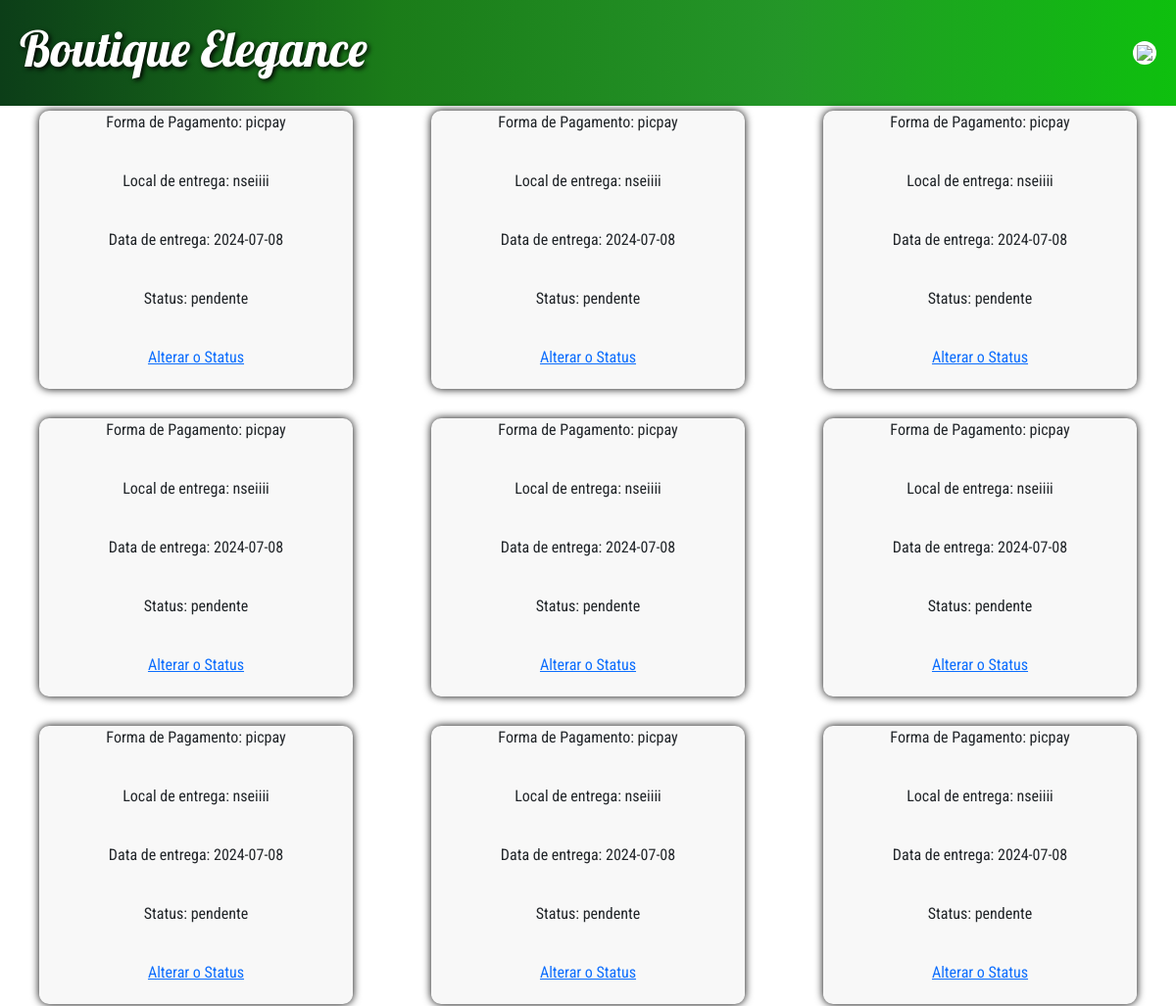
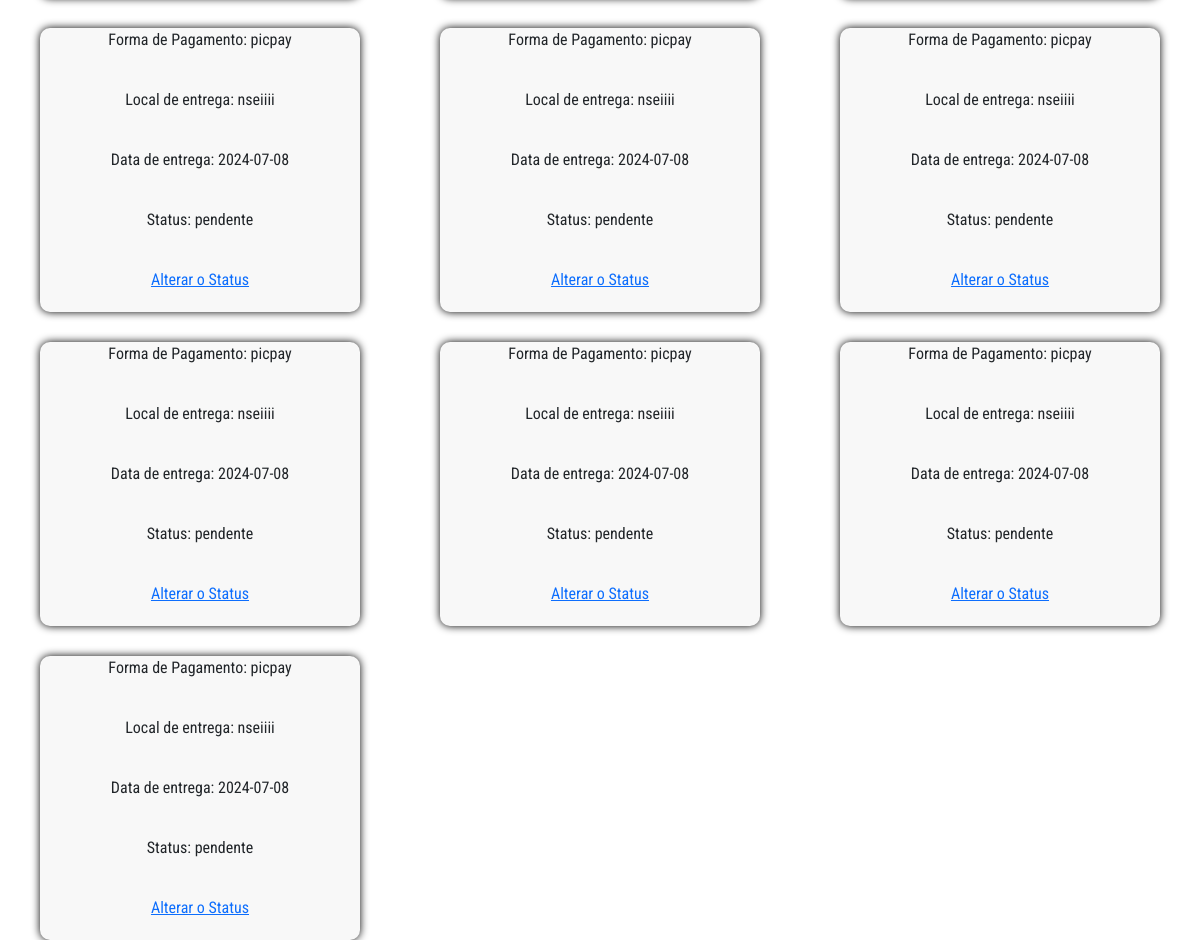
The page /vendas/listarVenda.php on the database its author committed (2 pictures, top to bottom).
### tables this page shows
CREATE TABLE `venda` (
  `id_venda` int(11) NOT NULL,
  `id_cliente_id` int(11) DEFAULT NULL,
  `pagamento` varchar(40) DEFAULT NULL,
  `entrega` varchar(120) DEFAULT NULL,
  `data` date DEFAULT NULL,
  `status` varchar(20) DEFAULT NULL
);

### class/venda.DAO.class.php (called while the page is built, shortened)
<?php
class vendaDAO{
    public function __construct() {
        $this->conexao =
			new PDO("mysql:host=localhost; dbname=bancoSD","root", "");
    }
public function listar(){
    $sql = $this->conexao->prepare("SELECT * FROM venda");
    $sql->execute();
    return $sql->fetchAll();
}
}
?>

### vendas/listarVenda.php (the view, shortened to what this page needs)
<?php
include_once "../class/venda.DAO.class.php";
$objVendaDAO = new vendaDAO();
$retorno = $objVendaDAO->listar();
    ?>
    <html lang="pt">
<head>
    <link href="https://cdn.jsdelivr.net/npm/bootstrap@5.3.3/dist/css/bootstrap.min.css" rel="stylesheet">
    <link rel="stylesheet" href="../CSS/style.css">
</head>
<body>
    <header>
        <div>
            <h1 id="titulo">Boutique Elegance</h1>
        </div>
        <div id="div-botão-header">
            <button  href="indexadm.php" id="voltar" onclick="window.location.href='indexadm.php'"><img src="../../img-utilitarios/voltar.png"></button>
        </div>
    </header>
    <div class="container-list">
    <?php foreach($retorno as $linha){?>
    <form class="form-listar" style="text-align: center;">
        <p>Forma de Pagamento: <?=$linha["pagamento"]?></p>
        <p>Local de entrega: <?=$linha["entrega"]?></p>
        <p>Data de entrega: <?=$linha["data"]?></p>
        <p>Status: <?=$linha["status"]?></p>
        <a href="alterarStatus.php?id=<?=$linha['id_venda']?>">Alterar o Status</a>
    </form><?php }?></div>

### CSS/style.css (style rules this page uses)
:root { --verdep: #219b24; }
body { height: 100%; margin: 0; }
header { display: flex; justify-content: space-between; align-items: center; background-image: linear-gradient(to right, rgb(12, 62, 24),rgb(27, 124, 25),rgb(36, 150, 40),rgb(14, 192, 14)); padding: 20px; }
#titulo { font-family: "lobster"; color: rgb(255, 255, 255); font-size: 50px; text-shadow: 2px 2px 5px rgb(0, 0, 0); }
.container-list { display: grid; grid-template-rows: 1FR 1FR 1FR ; grid-template-columns: 1FR 1FR 1FR ; height: 100%; row-gap: 20px; flex-grow: 1; }
.form-listar { display: flex; justify-content: center; align-items: center; flex-direction: column; gap: 20px; font-family: "roboto condensed"; width: 320px; border: none; box-shadow: 0 0 8px black; border-radius: 10px; background-color: rgb(248, 248, 248); padding-bottom: 20px; margin: 5px; justify-self: center; align-self: center; }
#voltar { background-color: white; padding: 4px; border: none; border-radius: 50%; }

### rows shown on the page
venda: pagamento "picpay", entrega "nseiiii", data "2024-07-08", status "pendente"
venda: pagamento "picpay", entrega "nseiiii", data "2024-07-08", status "pendente"
venda: pagamento "picpay", entrega "nseiiii", data "2024-07-08", status "pendente"
venda: pagamento "picpay", entrega "nseiiii", data "2024-07-08", status "pendente"
venda: pagamento "picpay", entrega "nseiiii", data "2024-07-08", status "pendente"
venda: pagamento "picpay", entrega "nseiiii", data "2024-07-08", status "pendente"
venda: pagamento "picpay", entrega "nseiiii", data "2024-07-08", status "pendente"
venda: pagamento "picpay", entrega "nseiiii", data "2024-07-08", status "pendente"
venda: pagamento "picpay", entrega "nseiiii", data "2024-07-08", status "pendente"
venda: pagamento "picpay", entrega "nseiiii", data "2024-07-08", status "pendente"
venda: pagamento "picpay", entrega "nseiiii", data "2024-07-08", status "pendente"
venda: pagamento "picpay", entrega "nseiiii", data "2024-07-08", status "pendente"
venda: pagamento "picpay", entrega "nseiiii", data "2024-07-08", status "pendente"
venda: pagamento "picpay", entrega "nseiiii", data "2024-07-08", status "pendente"
venda: pagamento "picpay", entrega "nseiiii", data "2024-07-08", status "pendente"
venda: pagamento "picpay", entrega "nseiiii", data "2024-07-08", status "pendente"
